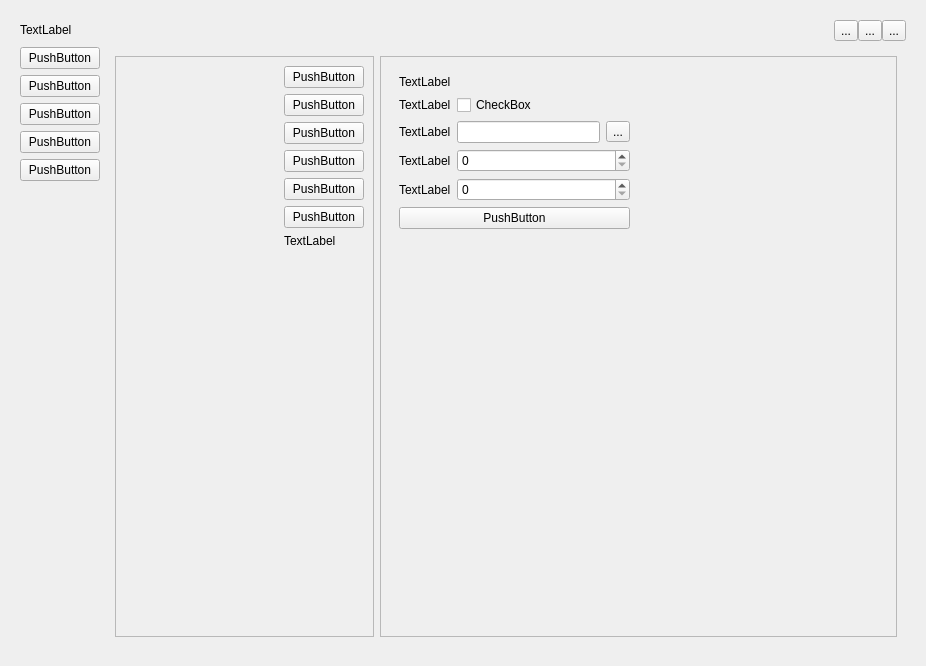
<?xml version="1.0" encoding="UTF-8"?>
<ui version="4.0">
 <class>MainWidget</class>
 <widget class="QWidget" name="MainWidget">
  <property name="geometry">
   <rect>
    <x>0</x>
    <y>0</y>
    <width>926</width>
    <height>666</height>
   </rect>
  </property>
  <property name="sizePolicy">
   <sizepolicy hsizetype="Preferred" vsizetype="Preferred">
    <horstretch>0</horstretch>
    <verstretch>0</verstretch>
   </sizepolicy>
  </property>
  <property name="windowTitle">
   <string>Terminal</string>
  </property>
  <property name="styleSheet">
   <string notr="true"/>
  </property>
  <layout class="QGridLayout" name="gridLayout_12">
   <item row="0" column="0">
    <widget class="QWidget" name="centralWidget" native="true">
     <layout class="QGridLayout" name="gridLayout">
      <item row="0" column="0">
       <layout class="QHBoxLayout" name="topPanel">
        <property name="spacing">
         <number>0</number>
        </property>
        <property name="bottomMargin">
         <number>0</number>
        </property>
        <item>
         <widget class="QLabel" name="appName">
          <property name="sizePolicy">
           <sizepolicy hsizetype="Minimum" vsizetype="Fixed">
            <horstretch>0</horstretch>
            <verstretch>0</verstretch>
           </sizepolicy>
          </property>
          <property name="minimumSize">
           <size>
            <width>100</width>
            <height>0</height>
           </size>
          </property>
          <property name="layoutDirection">
           <enum>Qt::LeftToRight</enum>
          </property>
          <property name="text">
           <string>TextLabel</string>
          </property>
          <property name="alignment">
           <set>Qt::AlignLeading|Qt::AlignLeft|Qt::AlignVCenter</set>
          </property>
         </widget>
        </item>
        <item>
         <spacer name="horizontalSpacer">
          <property name="orientation">
           <enum>Qt::Horizontal</enum>
          </property>
          <property name="sizeHint" stdset="0">
           <size>
            <width>40</width>
            <height>20</height>
           </size>
          </property>
         </spacer>
        </item>
        <item>
         <widget class="QToolButton" name="minimizeButton">
          <property name="text">
           <string>...</string>
          </property>
         </widget>
        </item>
        <item>
         <widget class="QToolButton" name="maximazeButton">
          <property name="text">
           <string>...</string>
          </property>
         </widget>
        </item>
        <item>
         <widget class="QToolButton" name="closeButton">
          <property name="text">
           <string>...</string>
          </property>
         </widget>
        </item>
       </layout>
      </item>
      <item row="1" column="0">
       <layout class="QHBoxLayout" name="horizontalLayout">
        <item>
         <layout class="QVBoxLayout" name="verticalLayout">
          <item>
           <widget class="QPushButton" name="showConnectionButton">
            <property name="sizePolicy">
             <sizepolicy hsizetype="Fixed" vsizetype="Fixed">
              <horstretch>0</horstretch>
              <verstretch>0</verstretch>
             </sizepolicy>
            </property>
            <property name="text">
             <string>PushButton</string>
            </property>
           </widget>
          </item>
          <item>
           <widget class="QPushButton" name="switchToConsoleButton">
            <property name="text">
             <string>PushButton</string>
            </property>
           </widget>
          </item>
          <item>
           <widget class="QPushButton" name="switchToTableButton">
            <property name="text">
             <string>PushButton</string>
            </property>
           </widget>
          </item>
          <item>
           <widget class="QPushButton" name="switchToConverterButton">
            <property name="text">
             <string>PushButton</string>
            </property>
           </widget>
          </item>
          <item>
           <widget class="QPushButton" name="showSettingsButton">
            <property name="sizePolicy">
             <sizepolicy hsizetype="Minimum" vsizetype="Fixed">
              <horstretch>0</horstretch>
              <verstretch>0</verstretch>
             </sizepolicy>
            </property>
            <property name="minimumSize">
             <size>
              <width>0</width>
              <height>0</height>
             </size>
            </property>
            <property name="font">
             <font>
              <strikeout>false</strikeout>
             </font>
            </property>
            <property name="text">
             <string>PushButton</string>
            </property>
           </widget>
          </item>
          <item>
           <spacer name="verticalSpacer">
            <property name="orientation">
             <enum>Qt::Vertical</enum>
            </property>
            <property name="sizeHint" stdset="0">
             <size>
              <width>20</width>
              <height>60</height>
             </size>
            </property>
           </spacer>
          </item>
         </layout>
        </item>
        <item>
         <widget class="QStackedWidget" name="workspaceWidget">
          <property name="currentIndex">
           <number>3</number>
          </property>
          <widget class="QWidget" name="consolePage">
           <layout class="QGridLayout" name="gridLayout_2">
            <property name="leftMargin">
             <number>0</number>
            </property>
            <property name="topMargin">
             <number>0</number>
            </property>
            <property name="rightMargin">
             <number>0</number>
            </property>
            <property name="bottomMargin">
             <number>0</number>
            </property>
            <property name="spacing">
             <number>0</number>
            </property>
            <item row="1" column="0">
             <widget class="QPlainTextEdit" name="consoleField">
              <property name="styleSheet">
               <string notr="true"/>
              </property>
              <property name="plainText">
               <string/>
              </property>
             </widget>
            </item>
            <item row="2" column="0">
             <layout class="QVBoxLayout" name="consoleUnion">
              <item>
               <layout class="QHBoxLayout" name="consoleActionPanel">
                <property name="spacing">
                 <number>0</number>
                </property>
                <item>
                 <widget class="QLineEdit" name="inputConsoleField"/>
                </item>
                <item>
                 <widget class="QPushButton" name="sendConsoleButton">
                  <property name="text">
                   <string>PushButton</string>
                  </property>
                 </widget>
                </item>
                <item>
                 <widget class="QPushButton" name="clearConsoleButton">
                  <property name="text">
                   <string>PushButton</string>
                  </property>
                 </widget>
                </item>
               </layout>
              </item>
             </layout>
            </item>
           </layout>
          </widget>
          <widget class="QWidget" name="tablePage">
           <layout class="QGridLayout" name="gridLayout_3">
            <property name="leftMargin">
             <number>0</number>
            </property>
            <property name="topMargin">
             <number>0</number>
            </property>
            <property name="rightMargin">
             <number>0</number>
            </property>
            <property name="bottomMargin">
             <number>0</number>
            </property>
            <property name="spacing">
             <number>0</number>
            </property>
            <item row="0" column="0">
             <layout class="QVBoxLayout" name="tableUnion">
              <item>
               <widget class="QTableView" name="tableField"/>
              </item>
              <item>
               <layout class="QHBoxLayout" name="tableActionPanel">
                <item>
                 <widget class="QLineEdit" name="inputTableField"/>
                </item>
                <item>
                 <widget class="QPushButton" name="sendTableButton">
                  <property name="text">
                   <string>PushButton</string>
                  </property>
                 </widget>
                </item>
                <item>
                 <widget class="QPushButton" name="clearTableButton">
                  <property name="text">
                   <string>PushButton</string>
                  </property>
                 </widget>
                </item>
               </layout>
              </item>
             </layout>
            </item>
           </layout>
          </widget>
          <widget class="QWidget" name="converterPage">
           <layout class="QGridLayout" name="gridLayout_8">
            <item row="0" column="0">
             <widget class="QComboBox" name="converterSourceBox"/>
            </item>
            <item row="1" column="1">
             <layout class="QVBoxLayout" name="verticalLayout_2">
              <property name="spacing">
               <number>0</number>
              </property>
              <item>
               <spacer name="verticalSpacer_4">
                <property name="orientation">
                 <enum>Qt::Vertical</enum>
                </property>
                <property name="sizeHint" stdset="0">
                 <size>
                  <width>20</width>
                  <height>40</height>
                 </size>
                </property>
               </spacer>
              </item>
              <item>
               <widget class="QPushButton" name="converterConvertButton">
                <property name="text">
                 <string>PushButton</string>
                </property>
               </widget>
              </item>
              <item>
               <widget class="QPushButton" name="converterSwapButton">
                <property name="text">
                 <string>PushButton</string>
                </property>
               </widget>
              </item>
              <item>
               <widget class="QPushButton" name="converterClearButton">
                <property name="text">
                 <string>PushButton</string>
                </property>
               </widget>
              </item>
              <item>
               <spacer name="verticalSpacer_5">
                <property name="orientation">
                 <enum>Qt::Vertical</enum>
                </property>
                <property name="sizeHint" stdset="0">
                 <size>
                  <width>20</width>
                  <height>40</height>
                 </size>
                </property>
               </spacer>
              </item>
             </layout>
            </item>
            <item row="1" column="0">
             <widget class="QPlainTextEdit" name="converterSource">
              <property name="styleSheet">
               <string notr="true"/>
              </property>
             </widget>
            </item>
            <item row="0" column="2">
             <widget class="QComboBox" name="converterResultBox"/>
            </item>
            <item row="1" column="2">
             <widget class="QPlainTextEdit" name="converterResult"/>
            </item>
           </layout>
          </widget>
          <widget class="QWidget" name="settingsPage">
           <layout class="QGridLayout" name="gridLayout_7">
            <item row="0" column="0">
             <layout class="QHBoxLayout" name="pageDelimiterLayout">
              <item>
               <widget class="QScrollArea" name="settingsLeftPanel">
                <property name="sizePolicy">
                 <sizepolicy hsizetype="Expanding" vsizetype="Expanding">
                  <horstretch>1</horstretch>
                  <verstretch>0</verstretch>
                 </sizepolicy>
                </property>
                <property name="autoFillBackground">
                 <bool>false</bool>
                </property>
                <property name="styleSheet">
                 <string notr="true"/>
                </property>
                <property name="widgetResizable">
                 <bool>true</bool>
                </property>
                <widget class="QWidget" name="leftPanelContents">
                 <property name="geometry">
                  <rect>
                   <x>0</x>
                   <y>0</y>
                   <width>258</width>
                   <height>578</height>
                  </rect>
                 </property>
                 <layout class="QGridLayout" name="gridLayout_5">
                  <item row="8" column="1">
                   <spacer name="verticalSpacer_2">
                    <property name="orientation">
                     <enum>Qt::Vertical</enum>
                    </property>
                    <property name="sizeHint" stdset="0">
                     <size>
                      <width>20</width>
                      <height>40</height>
                     </size>
                    </property>
                   </spacer>
                  </item>
                  <item row="5" column="1">
                   <widget class="QPushButton" name="logsContentButton">
                    <property name="text">
                     <string>PushButton</string>
                    </property>
                   </widget>
                  </item>
                  <item row="3" column="1">
                   <widget class="QPushButton" name="tableContentButton">
                    <property name="text">
                     <string>PushButton</string>
                    </property>
                   </widget>
                  </item>
                  <item row="0" column="1">
                   <widget class="QPushButton" name="connectionContentsButton">
                    <property name="text">
                     <string>PushButton</string>
                    </property>
                   </widget>
                  </item>
                  <item row="6" column="1">
                   <widget class="QPushButton" name="bindsContentButton">
                    <property name="text">
                     <string>PushButton</string>
                    </property>
                   </widget>
                  </item>
                  <item row="2" column="0">
                   <spacer name="horizontalSpacer_3">
                    <property name="orientation">
                     <enum>Qt::Horizontal</enum>
                    </property>
                    <property name="sizeHint" stdset="0">
                     <size>
                      <width>40</width>
                      <height>20</height>
                     </size>
                    </property>
                   </spacer>
                  </item>
                  <item row="2" column="1">
                   <widget class="QPushButton" name="consoleContentButton">
                    <property name="text">
                     <string>PushButton</string>
                    </property>
                   </widget>
                  </item>
                  <item row="1" column="1">
                   <widget class="QPushButton" name="generalContentButton">
                    <property name="text">
                     <string>PushButton</string>
                    </property>
                   </widget>
                  </item>
                  <item row="7" column="1">
                   <widget class="QLabel" name="infoLabel">
                    <property name="text">
                     <string>TextLabel</string>
                    </property>
                   </widget>
                  </item>
                 </layout>
                </widget>
               </widget>
              </item>
              <item>
               <widget class="QScrollArea" name="settingsRightPanel">
                <property name="sizePolicy">
                 <sizepolicy hsizetype="Expanding" vsizetype="Expanding">
                  <horstretch>2</horstretch>
                  <verstretch>0</verstretch>
                 </sizepolicy>
                </property>
                <property name="widgetResizable">
                 <bool>true</bool>
                </property>
                <widget class="QWidget" name="rightPanelContents">
                 <property name="geometry">
                  <rect>
                   <x>0</x>
                   <y>0</y>
                   <width>517</width>
                   <height>578</height>
                  </rect>
                 </property>
                 <layout class="QGridLayout" name="gridLayout_4">
                  <item row="0" column="1">
                   <spacer name="horizontalSpacer_2">
                    <property name="orientation">
                     <enum>Qt::Horizontal</enum>
                    </property>
                    <property name="sizeType">
                     <enum>QSizePolicy::Expanding</enum>
                    </property>
                    <property name="sizeHint" stdset="0">
                     <size>
                      <width>40</width>
                      <height>20</height>
                     </size>
                    </property>
                   </spacer>
                  </item>
                  <item row="0" column="0">
                   <widget class="QStackedWidget" name="rightStackedPanel">
                    <property name="sizePolicy">
                     <sizepolicy hsizetype="Minimum" vsizetype="Preferred">
                      <horstretch>0</horstretch>
                      <verstretch>0</verstretch>
                     </sizepolicy>
                    </property>
                    <property name="currentIndex">
                     <number>4</number>
                    </property>
                    <widget class="QWidget" name="connectionPage">
                     <layout class="QGridLayout" name="gridLayout_6">
                      <item row="0" column="0">
                       <layout class="QVBoxLayout" name="verticalLayout_3">
                        <item>
                         <widget class="QLabel" name="labelSectionConnection">
                          <property name="text">
                           <string>TextLabel</string>
                          </property>
                         </widget>
                        </item>
                        <item>
                         <layout class="QHBoxLayout" name="PortName">
                          <item>
                           <widget class="QLabel" name="labelPorts">
                            <property name="text">
                             <string>Port:</string>
                            </property>
                           </widget>
                          </item>
                          <item>
                           <widget class="QComboBox" name="boxPorts">
                            <property name="maximumSize">
                             <size>
                              <width>16777215</width>
                              <height>16777215</height>
                             </size>
                            </property>
                           </widget>
                          </item>
                         </layout>
                        </item>
                        <item>
                         <layout class="QHBoxLayout" name="Baudrate">
                          <item>
                           <widget class="QLabel" name="labelBaudrate">
                            <property name="text">
                             <string>Baudrate:</string>
                            </property>
                           </widget>
                          </item>
                          <item>
                           <widget class="QComboBox" name="boxBaudrate">
                            <property name="insertPolicy">
                             <enum>QComboBox::InsertAtBottom</enum>
                            </property>
                           </widget>
                          </item>
                         </layout>
                        </item>
                        <item>
                         <layout class="QHBoxLayout" name="Data">
                          <item>
                           <widget class="QLabel" name="labelData">
                            <property name="text">
                             <string>Data:</string>
                            </property>
                           </widget>
                          </item>
                          <item>
                           <widget class="QComboBox" name="boxData"/>
                          </item>
                         </layout>
                        </item>
                        <item>
                         <layout class="QHBoxLayout" name="Parity">
                          <item>
                           <widget class="QLabel" name="labelParity">
                            <property name="text">
                             <string>Parity:</string>
                            </property>
                           </widget>
                          </item>
                          <item>
                           <widget class="QComboBox" name="boxParity"/>
                          </item>
                         </layout>
                        </item>
                        <item>
                         <layout class="QHBoxLayout" name="StopBits">
                          <item>
                           <widget class="QLabel" name="labelStopBits">
                            <property name="text">
                             <string>Stop bits:</string>
                            </property>
                           </widget>
                          </item>
                          <item>
                           <widget class="QComboBox" name="boxStopBits"/>
                          </item>
                         </layout>
                        </item>
                        <item>
                         <layout class="QHBoxLayout" name="FlowControl">
                          <item>
                           <widget class="QLabel" name="labelFlowControl">
                            <property name="text">
                             <string>Flow control:</string>
                            </property>
                           </widget>
                          </item>
                          <item>
                           <widget class="QComboBox" name="boxFlowControl"/>
                          </item>
                         </layout>
                        </item>
                       </layout>
                      </item>
                      <item row="1" column="0">
                       <widget class="QPushButton" name="buttonConnectDisconnect">
                        <property name="text">
                         <string>Connect</string>
                        </property>
                       </widget>
                      </item>
                      <item row="2" column="0">
                       <spacer name="verticalSpacer_3">
                        <property name="orientation">
                         <enum>Qt::Vertical</enum>
                        </property>
                        <property name="sizeHint" stdset="0">
                         <size>
                          <width>20</width>
                          <height>40</height>
                         </size>
                        </property>
                       </spacer>
                      </item>
                     </layout>
                    </widget>
                    <widget class="QWidget" name="generalPage">
                     <layout class="QGridLayout" name="gridLayout_9">
                      <item row="2" column="1">
                       <widget class="QComboBox" name="comboBoxLanguage"/>
                      </item>
                      <item row="1" column="0">
                       <widget class="QLabel" name="labelTheme">
                        <property name="text">
                         <string>TextLabel</string>
                        </property>
                       </widget>
                      </item>
                      <item row="2" column="0">
                       <widget class="QLabel" name="labelLanguage">
                        <property name="text">
                         <string>TextLabel</string>
                        </property>
                       </widget>
                      </item>
                      <item row="0" column="0" colspan="2">
                       <widget class="QLabel" name="labelSectionGeneral">
                        <property name="text">
                         <string>TextLabel</string>
                        </property>
                       </widget>
                      </item>
                      <item row="1" column="1">
                       <widget class="QComboBox" name="comboBoxTheme"/>
                      </item>
                      <item row="3" column="1">
                       <widget class="QComboBox" name="comboBoxCodec"/>
                      </item>
                      <item row="4" column="1">
                       <widget class="QSpinBox" name="spinBoxCaptureTime"/>
                      </item>
                      <item row="5" column="0">
                       <widget class="QLabel" name="labelCaptureBytes">
                        <property name="text">
                         <string>TextLabel</string>
                        </property>
                       </widget>
                      </item>
                      <item row="5" column="1">
                       <widget class="QSpinBox" name="spinBoxCaptureBytes"/>
                      </item>
                      <item row="7" column="0">
                       <spacer name="verticalSpacer_6">
                        <property name="orientation">
                         <enum>Qt::Vertical</enum>
                        </property>
                        <property name="sizeHint" stdset="0">
                         <size>
                          <width>20</width>
                          <height>40</height>
                         </size>
                        </property>
                       </spacer>
                      </item>
                      <item row="3" column="0">
                       <widget class="QLabel" name="labelCodec">
                        <property name="text">
                         <string>TextLabel</string>
                        </property>
                       </widget>
                      </item>
                      <item row="4" column="0">
                       <widget class="QLabel" name="labelCaptureTime">
                        <property name="text">
                         <string>TextLabel</string>
                        </property>
                       </widget>
                      </item>
                      <item row="6" column="0" colspan="2">
                       <widget class="QPushButton" name="buttonGeneralApply">
                        <property name="text">
                         <string>PushButton</string>
                        </property>
                       </widget>
                      </item>
                     </layout>
                    </widget>
                    <widget class="QWidget" name="consoleSettingPage">
                     <layout class="QGridLayout" name="gridLayout_10">
                      <item row="6" column="2">
                       <widget class="QLineEdit" name="lineEditConsoleHotKey1">
                        <property name="text">
                         <string>11111</string>
                        </property>
                       </widget>
                      </item>
                      <item row="9" column="3">
                       <widget class="QToolButton" name="buttonConsoleHotKey4">
                        <property name="text">
                         <string>...</string>
                        </property>
                       </widget>
                      </item>
                      <item row="9" column="0">
                       <widget class="QLabel" name="labelConsoleHotKey4">
                        <property name="text">
                         <string>TextLabel</string>
                        </property>
                       </widget>
                      </item>
                      <item row="8" column="3">
                       <widget class="QToolButton" name="buttonConsoleHotKey3">
                        <property name="text">
                         <string>...</string>
                        </property>
                       </widget>
                      </item>
                      <item row="7" column="0">
                       <widget class="QLabel" name="labelConsoleHotKey2">
                        <property name="text">
                         <string>TextLabel</string>
                        </property>
                       </widget>
                      </item>
                      <item row="6" column="3">
                       <widget class="QToolButton" name="buttonConsoleHotKey1">
                        <property name="text">
                         <string>...</string>
                        </property>
                       </widget>
                      </item>
                      <item row="7" column="3">
                       <widget class="QToolButton" name="buttonConsoleHotKey2">
                        <property name="text">
                         <string>...</string>
                        </property>
                       </widget>
                      </item>
                      <item row="2" column="2">
                       <widget class="QCheckBox" name="checkboxConsoleCyclic">
                        <property name="layoutDirection">
                         <enum>Qt::LeftToRight</enum>
                        </property>
                        <property name="text">
                         <string>CheckBox</string>
                        </property>
                       </widget>
                      </item>
                      <item row="12" column="0">
                       <spacer name="verticalSpacer_7">
                        <property name="orientation">
                         <enum>Qt::Vertical</enum>
                        </property>
                        <property name="sizeHint" stdset="0">
                         <size>
                          <width>20</width>
                          <height>40</height>
                         </size>
                        </property>
                       </spacer>
                      </item>
                      <item row="1" column="2">
                       <widget class="QCheckBox" name="checkboxConsoleEcho">
                        <property name="text">
                         <string>CheckBox</string>
                        </property>
                       </widget>
                      </item>
                      <item row="0" column="0">
                       <widget class="QLabel" name="labelSectionConsole">
                        <property name="text">
                         <string>TextLabel</string>
                        </property>
                       </widget>
                      </item>
                      <item row="2" column="0">
                       <widget class="QLabel" name="labelConsoleCyclic">
                        <property name="text">
                         <string>TextLabel</string>
                        </property>
                       </widget>
                      </item>
                      <item row="5" column="0">
                       <widget class="QLabel" name="labelConsoleCyclicInterval">
                        <property name="text">
                         <string>TextLabel</string>
                        </property>
                       </widget>
                      </item>
                      <item row="9" column="2">
                       <widget class="QLineEdit" name="lineEditConsoleHotKey4">
                        <property name="text">
                         <string>444444</string>
                        </property>
                       </widget>
                      </item>
                      <item row="7" column="2">
                       <widget class="QLineEdit" name="lineEditConsoleHotKey2">
                        <property name="text">
                         <string>2222</string>
                        </property>
                       </widget>
                      </item>
                      <item row="6" column="0">
                       <widget class="QLabel" name="labelConsoleHotKey1">
                        <property name="text">
                         <string>TextLabel</string>
                        </property>
                       </widget>
                      </item>
                      <item row="1" column="0">
                       <widget class="QLabel" name="labelConsoleEcho">
                        <property name="text">
                         <string>TextLabel</string>
                        </property>
                       </widget>
                      </item>
                      <item row="8" column="0">
                       <widget class="QLabel" name="labelConsoleHotKey3">
                        <property name="text">
                         <string>TextLabel</string>
                        </property>
                       </widget>
                      </item>
                      <item row="8" column="2">
                       <widget class="QLineEdit" name="lineEditConsoleHotKey3">
                        <property name="text">
                         <string>33333</string>
                        </property>
                       </widget>
                      </item>
                      <item row="5" column="2" colspan="2">
                       <widget class="QSpinBox" name="spinboxConsoleCyclicInterval"/>
                      </item>
                     </layout>
                    </widget>
                    <widget class="QWidget" name="tableSettingsPage">
                     <layout class="QGridLayout" name="gridLayout_11">
                      <item row="1" column="1">
                       <widget class="QCheckBox" name="checkboxTableEcho">
                        <property name="text">
                         <string>CheckBox</string>
                        </property>
                       </widget>
                      </item>
                      <item row="2" column="1">
                       <widget class="QCheckBox" name="checkboxTableCyclic">
                        <property name="text">
                         <string>CheckBox</string>
                        </property>
                       </widget>
                      </item>
                      <item row="5" column="0">
                       <widget class="QLabel" name="labelTableHotKey2">
                        <property name="text">
                         <string>TextLabel</string>
                        </property>
                       </widget>
                      </item>
                      <item row="8" column="0">
                       <spacer name="verticalSpacer_8">
                        <property name="orientation">
                         <enum>Qt::Vertical</enum>
                        </property>
                        <property name="sizeHint" stdset="0">
                         <size>
                          <width>20</width>
                          <height>40</height>
                         </size>
                        </property>
                       </spacer>
                      </item>
                      <item row="7" column="0">
                       <widget class="QLabel" name="labelTableHotKey4">
                        <property name="text">
                         <string>TextLabel</string>
                        </property>
                       </widget>
                      </item>
                      <item row="5" column="1">
                       <widget class="QLineEdit" name="lineEditTableHotKey2">
                        <property name="text">
                         <string>22</string>
                        </property>
                       </widget>
                      </item>
                      <item row="6" column="1">
                       <widget class="QLineEdit" name="lineEditTableHotKey3">
                        <property name="text">
                         <string>33</string>
                        </property>
                       </widget>
                      </item>
                      <item row="4" column="0">
                       <widget class="QLabel" name="labelTableHotKey1">
                        <property name="text">
                         <string>TextLabel</string>
                        </property>
                       </widget>
                      </item>
                      <item row="7" column="1">
                       <widget class="QLineEdit" name="lineEditTableHotKey4">
                        <property name="text">
                         <string>44</string>
                        </property>
                       </widget>
                      </item>
                      <item row="2" column="0">
                       <widget class="QLabel" name="labelTableCyclicMode">
                        <property name="text">
                         <string>TextLabel</string>
                        </property>
                       </widget>
                      </item>
                      <item row="3" column="0">
                       <widget class="QLabel" name="labelTableCyclicInterval">
                        <property name="text">
                         <string>TextLabel</string>
                        </property>
                       </widget>
                      </item>
                      <item row="4" column="1">
                       <widget class="QLineEdit" name="lineEditTableHotKey1">
                        <property name="text">
                         <string>11</string>
                        </property>
                       </widget>
                      </item>
                      <item row="6" column="0">
                       <widget class="QLabel" name="labelTableHotKey3">
                        <property name="text">
                         <string>TextLabel</string>
                        </property>
                       </widget>
                      </item>
                      <item row="0" column="0">
                       <widget class="QLabel" name="labelSectionTable">
                        <property name="text">
                         <string>TextLabel</string>
                        </property>
                       </widget>
                      </item>
                      <item row="1" column="0">
                       <widget class="QLabel" name="labelTableEcho">
                        <property name="text">
                         <string>TextLabel</string>
                        </property>
                       </widget>
                      </item>
                      <item row="4" column="2">
                       <widget class="QToolButton" name="buttonTableHotKey1">
                        <property name="text">
                         <string>...</string>
                        </property>
                       </widget>
                      </item>
                      <item row="5" column="2">
                       <widget class="QToolButton" name="buttonTableHotKey2">
                        <property name="text">
                         <string>...</string>
                        </property>
                       </widget>
                      </item>
                      <item row="6" column="2">
                       <widget class="QToolButton" name="buttonTableHotKey3">
                        <property name="text">
                         <string>...</string>
                        </property>
                       </widget>
                      </item>
                      <item row="7" column="2">
                       <widget class="QToolButton" name="buttonTableHotKey4">
                        <property name="text">
                         <string>...</string>
                        </property>
                       </widget>
                      </item>
                      <item row="3" column="1" colspan="2">
                       <widget class="QSpinBox" name="spinboxTableCyclicInterval"/>
                      </item>
                     </layout>
                    </widget>
                    <widget class="QWidget" name="logSettingsPage">
                     <layout class="QGridLayout" name="gridLayout_13">
                      <item row="1" column="0">
                       <widget class="QLabel" name="labelLogEnable">
                        <property name="text">
                         <string>TextLabel</string>
                        </property>
                       </widget>
                      </item>
                      <item row="0" column="0">
                       <widget class="QLabel" name="labelSectionLog">
                        <property name="text">
                         <string>TextLabel</string>
                        </property>
                       </widget>
                      </item>
                      <item row="4" column="0">
                       <widget class="QLabel" name="labelLogColomnSize">
                        <property name="text">
                         <string>TextLabel</string>
                        </property>
                       </widget>
                      </item>
                      <item row="6" column="0">
                       <spacer name="verticalSpacer_9">
                        <property name="orientation">
                         <enum>Qt::Vertical</enum>
                        </property>
                        <property name="sizeHint" stdset="0">
                         <size>
                          <width>20</width>
                          <height>390</height>
                         </size>
                        </property>
                       </spacer>
                      </item>
                      <item row="2" column="0">
                       <widget class="QLabel" name="labelLogPath">
                        <property name="text">
                         <string>TextLabel</string>
                        </property>
                       </widget>
                      </item>
                      <item row="1" column="1">
                       <widget class="QCheckBox" name="checkBoxLogEnable">
                        <property name="text">
                         <string>CheckBox</string>
                        </property>
                       </widget>
                      </item>
                      <item row="2" column="2">
                       <widget class="QToolButton" name="buttonLogPath">
                        <property name="text">
                         <string>...</string>
                        </property>
                       </widget>
                      </item>
                      <item row="3" column="0">
                       <widget class="QLabel" name="labelLogSpace">
                        <property name="text">
                         <string>TextLabel</string>
                        </property>
                       </widget>
                      </item>
                      <item row="2" column="1">
                       <widget class="QLineEdit" name="lineEditLogPath"/>
                      </item>
                      <item row="5" column="0" colspan="3">
                       <widget class="QPushButton" name="buttonLogApply">
                        <property name="text">
                         <string>PushButton</string>
                        </property>
                       </widget>
                      </item>
                      <item row="3" column="1" colspan="2">
                       <widget class="QSpinBox" name="spinBoxLogSpace"/>
                      </item>
                      <item row="4" column="1" colspan="2">
                       <widget class="QSpinBox" name="spinBoxLogColumnSize"/>
                      </item>
                     </layout>
                    </widget>
                   </widget>
                  </item>
                 </layout>
                </widget>
               </widget>
              </item>
             </layout>
            </item>
           </layout>
          </widget>
         </widget>
        </item>
       </layout>
      </item>
     </layout>
    </widget>
   </item>
  </layout>
 </widget>
 <resources/>
 <connections/>
</ui>
